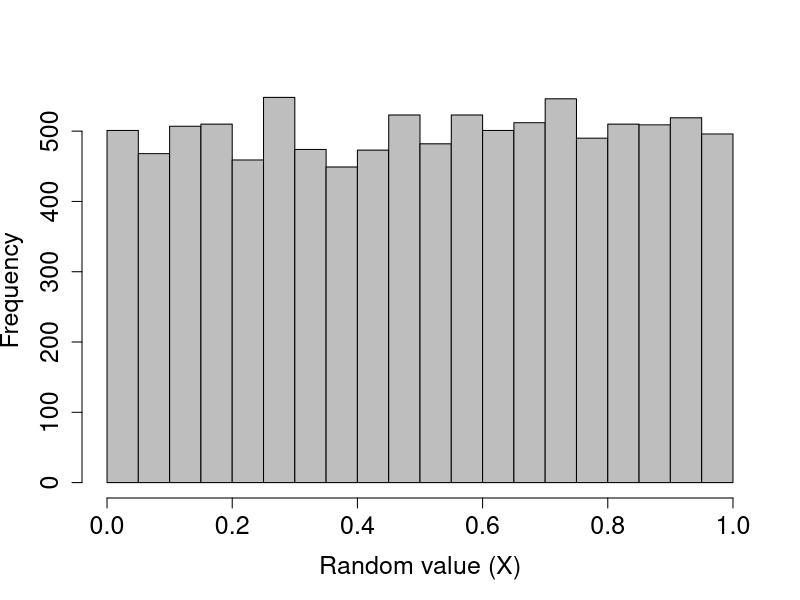
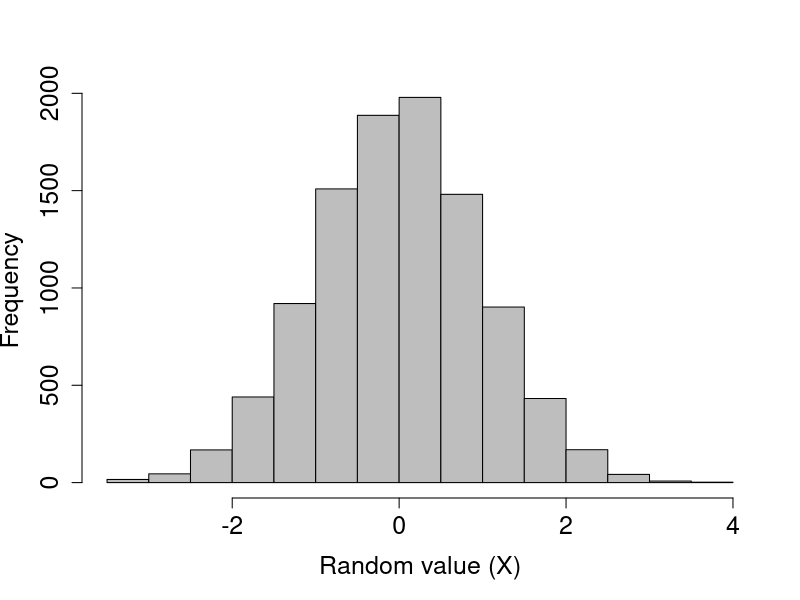
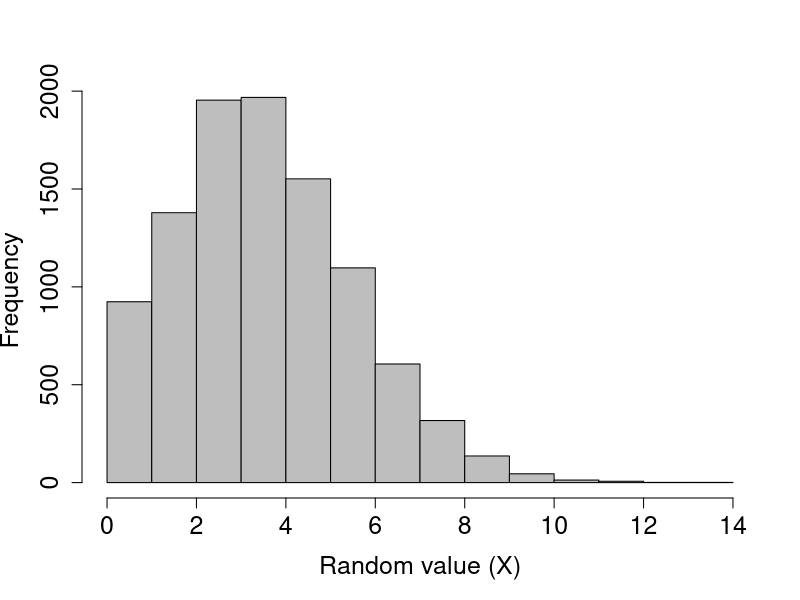
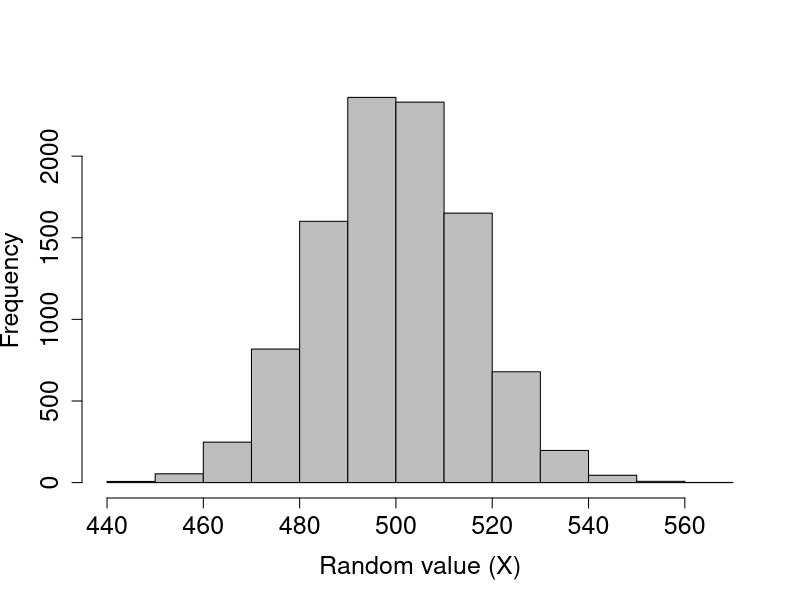

Write the R code that produced these figures, in order.
## ---- chunk 1
rand_unifs_10 <- runif(n = 10, min = 0, max = 1);
## ---- chunk 2
print(rand_unifs_10);
## ---- chunk 3
rand_unifs_10000 <- runif(n = 10000, min = 0, max = 1);
hist(rand_unifs_10000, xlab = "Random value (X)", col = "grey",
     main = "", cex.lab = 1.5, cex.axis = 1.5);
## ---- chunk 4
rand_norms_10 <- rnorm(n = 10, mean = 0, sd = 1);
## ---- chunk 5
print(rand_norms_10);
## ---- chunk 6
rand_norms_10000 <- rnorm(n = 10000, mean = 0, sd = 1);
hist(rand_norms_10000, xlab = "Random value (X)", col = "grey",
     main = "", cex.lab = 1.5, cex.axis = 1.5);
## ---- chunk 7
rand_poissons <- rpois(n = 10, lambda = 1);
print(rand_poissons);
## ---- chunk 8
rand_poissons_10000 <- rpois(n = 10000, lambda = 4);
hist(rand_poissons_10000, xlab = "Random value (X)", col = "grey",
     main = "", cex.lab = 1.5, cex.axis = 1.5);
## ---- chunk 9
coin_flips <- rbinom(n = 1, size = 1000, prob = 0.5);
print(coin_flips);
## ---- chunk 10
coin_flips_2 <- rbinom(n = 2, size = 1000, prob = 0.5);
print(coin_flips_2);
## ---- chunk 11
coin_flips_10000 <- rbinom(n = 10000, size = 1000, prob = 0.5);
## ---- chunk 12
hist(coin_flips_10000, xlab = "Random value (X)", col = "grey",
     main = "", cex.lab = 1.5, cex.axis = 1.5);
## ---- chunk 13
flips_10 <- rbinom(n = 10, size = 1, prob = 0.5);
## ---- chunk 14
print(flips_10);
## ---- chunk 15
rand_number_1 <- sample(x = 1:10, size = 1);
## ---- chunk 16
rand_number_10 <- sample(x = 1:10, size = 10);
print(rand_number_10);
## ---- chunk 17
rand_number_10_r <- sample(x = 1:10, size = 10, replace = TRUE);
print(rand_number_10_r);
## ---- chunk 18
prob_vec      <- c( rep(x = 0.05, times = 5), rep(x = 0.15, times = 5) );
rand_num_bias <- sample(x = 1:10, size = 10, replace = TRUE, prob = prob_vec);
print(rand_num_bias);
